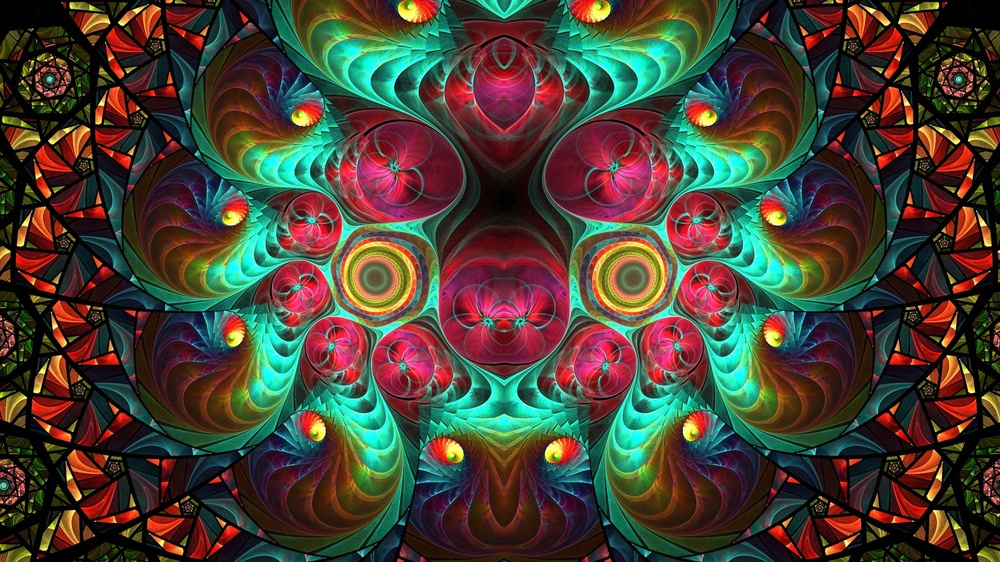
#> input picture OpenCV/pic/op.jpg, 1000 x 562 px, shrunk from 2560 x 1440 before the run, given in place of the camera
$ python lesson5.py   (older library calls are emulated)
#> lines starting #> are read from the running program, lines starting #| are printed output that depends on the picture; after the words box and inside, x2 and y2 are one past the last pixel; in counts of white or black regions, pixels touching at a corner belong together
import cv2
import numpy as np

cap = cv2.VideoCapture(0)
cv2.namedWindow("frame")

while True:
    ret, frame = cap.read()
#> frame is the input picture: shape (562, 1000, 3); mean B, G, R 52.4, 64.6, 72.1
    gray = cv2.cvtColor(frame, cv2.COLOR_BGR2GRAY)
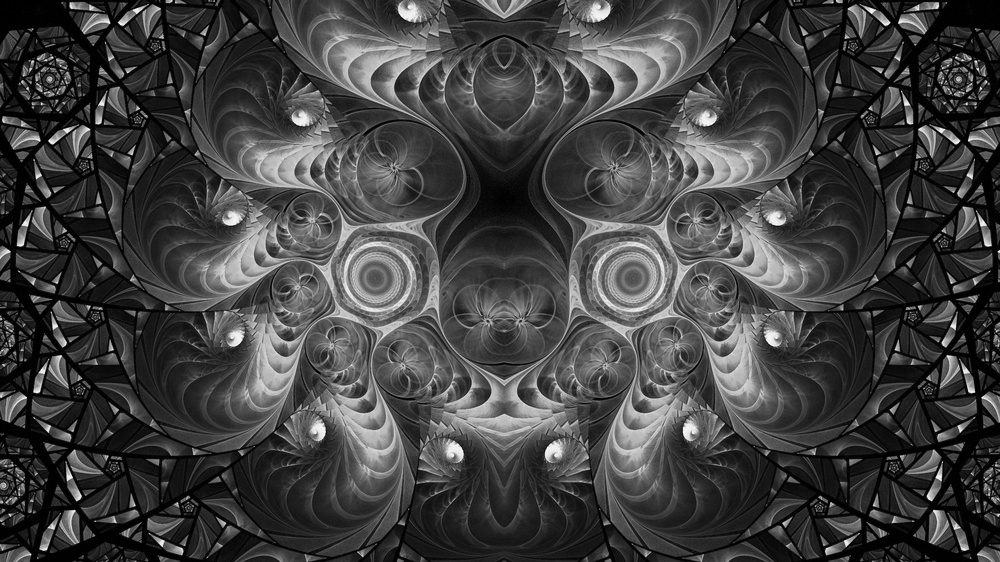
#> gray: shape (562, 1000); min 0, max 248, mean 65.5

    framex = cv2.Sobel(gray, cv2.CV_64F, 1, 0, ksize=5)
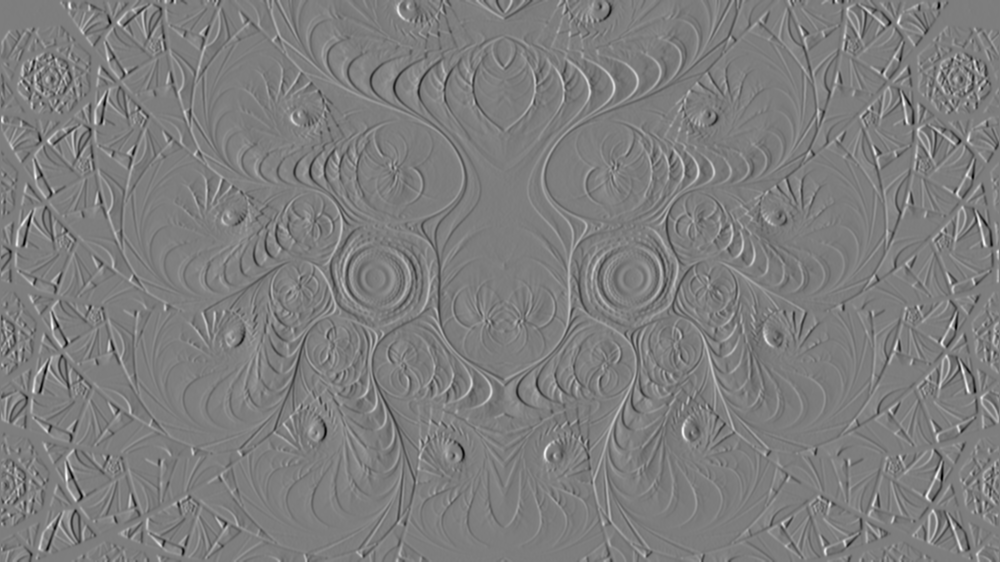
#> framex: shape (562, 1000) float64; min -10759, max 11010, mean 0.2; drawn with min black and max white
    framey = cv2.Sobel(gray, cv2.CV_64F, 0, 1, ksize=5)
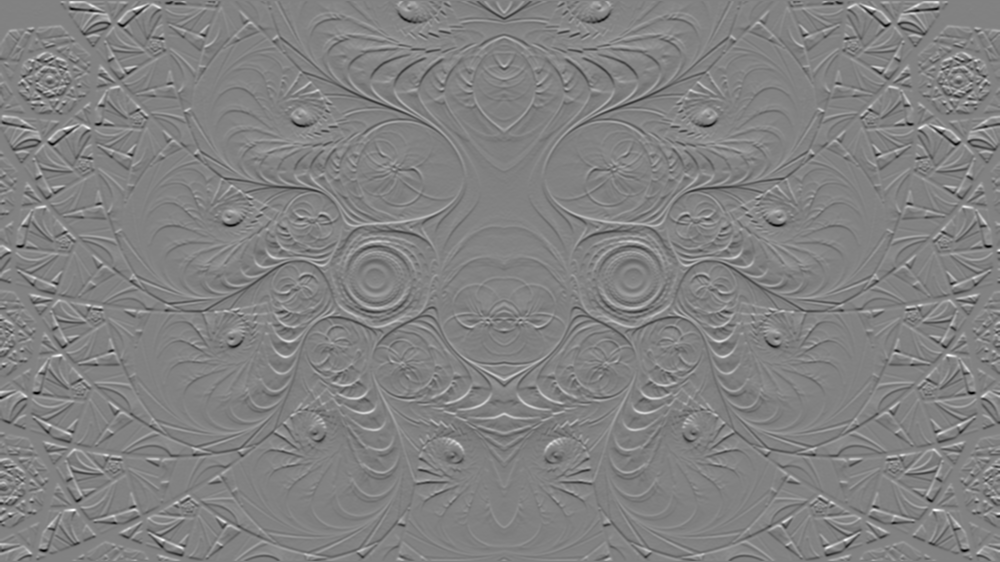
#> framey: shape (562, 1000) float64; min -10976, max 10565, mean -2.2; drawn with min black and max white
    edge = cv2.Canny(gray, 100, 200)
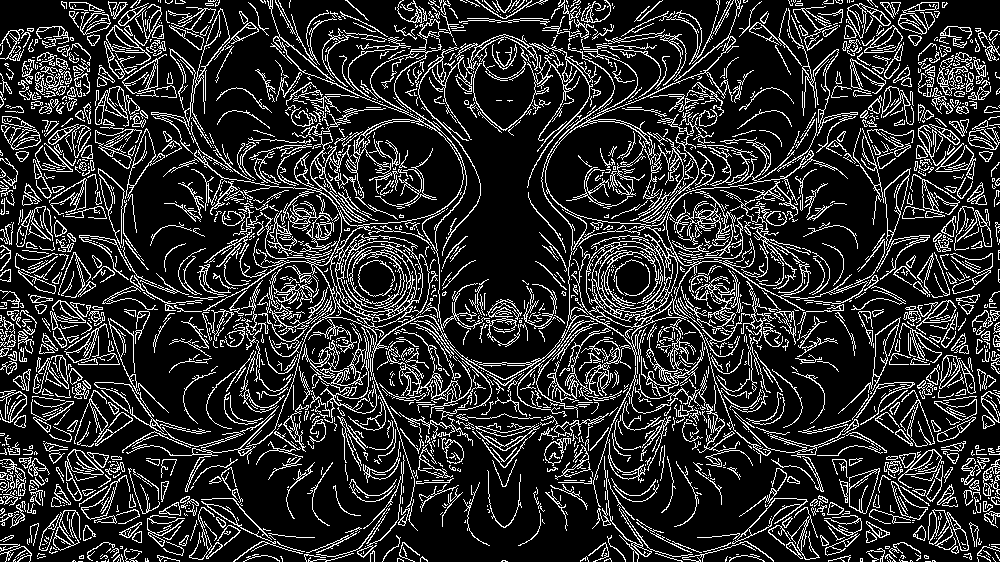
#> edge: shape (562, 1000); 17.8% white in thin lines or dots


    cv2.imshow("frame", frame)
    cv2.imshow("x", framex)
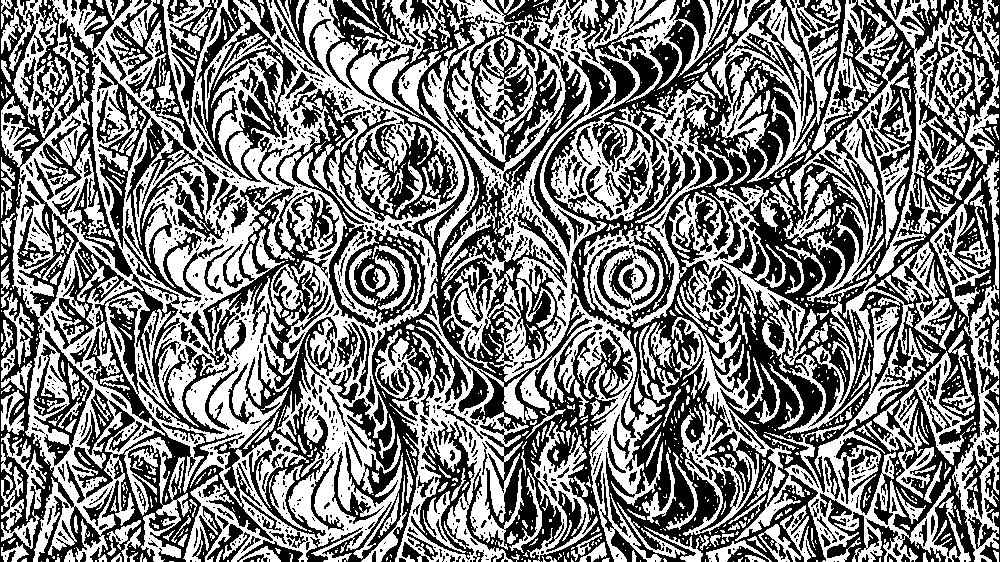
#> window 'x': shape (562, 1000); 49.9% white; 1451 white regions (1039 under 20 px), largest, box (x1, y1, x2, y2) and area: (1, 0, 465, 562) 97142, (422, 0, 734, 562) 29729, (671, 0, 975, 562) 24093
    cv2.imshow("y", framey)
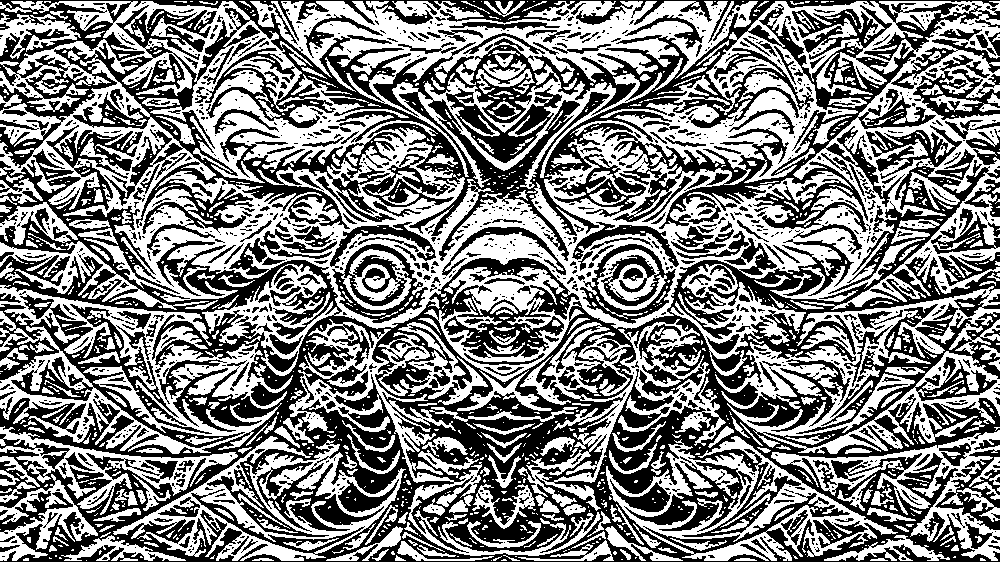
#> window 'y': shape (562, 1000); 50.5% white; 1384 black regions (1020 under 20 px), largest, box (x1, y1, x2, y2) and area: (0, 125, 1000, 562) 136773, (0, 0, 1000, 261) 75734, (0, 294, 245, 448) 7605
    cv2.imshow("edge",edge)
    k = cv2.waitKey(1) & 0xFF
#> (key Esc is pressed here)
    if k==27:
        break

cv2.destroyAllWindows()
